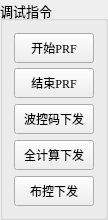
      <widget class="QGroupBox" name="debugCommandGroup">
       <property name="sizePolicy">
        <sizepolicy hsizetype="Fixed" vsizetype="Fixed">
         <horstretch>0</horstretch>
         <verstretch>0</verstretch>
        </sizepolicy>
       </property>
       <property name="maximumSize">
        <size>
         <width>100</width>
         <height>240</height>
        </size>
       </property>
       <property name="font">
        <font>
         <family>Times New Roman</family>
         <pointsize>10</pointsize>
        </font>
       </property>
       <property name="focusPolicy">
        <enum>Qt::WheelFocus</enum>
       </property>
       <property name="title">
        <string>调试指令</string>
       </property>
       <layout class="QVBoxLayout" name="debugCommandLayout">
        <property name="spacing">
         <number>6</number>
        </property>
        <item>
         <widget class="QPushButton" name="startPRFButton">
          <property name="minimumSize">
           <size>
            <width>0</width>
            <height>30</height>
           </size>
          </property>
          <property name="maximumSize">
           <size>
            <width>16777215</width>
            <height>28</height>
           </size>
          </property>
          <property name="font">
           <font>
            <family>Times New Roman</family>
            <pointsize>9</pointsize>
           </font>
          </property>
          <property name="focusPolicy">
           <enum>Qt::WheelFocus</enum>
          </property>
          <property name="text">
           <string>开始PRF</string>
          </property>
         </widget>
        </item>
        <item>
         <widget class="QPushButton" name="stopPRFButton">
          <property name="minimumSize">
           <size>
            <width>0</width>
            <height>30</height>
           </size>
          </property>
          <property name="maximumSize">
           <size>
            <width>16777215</width>
            <height>30</height>
           </size>
          </property>
          <property name="font">
           <font>
            <family>Times New Roman</family>
            <pointsize>9</pointsize>
           </font>
          </property>
          <property name="focusPolicy">
           <enum>Qt::WheelFocus</enum>
          </property>
          <property name="text">
           <string>结束PRF</string>
          </property>
         </widget>
        </item>
        <item>
         <widget class="QPushButton" name="waveControlSendButton">
          <property name="minimumSize">
           <size>
            <width>0</width>
            <height>30</height>
           </size>
          </property>
          <property name="maximumSize">
           <size>
            <width>16777215</width>
            <height>30</height>
           </size>
          </property>
          <property name="font">
           <font>
            <family>Times New Roman</family>
            <pointsize>9</pointsize>
           </font>
          </property>
          <property name="focusPolicy">
           <enum>Qt::WheelFocus</enum>
          </property>
          <property name="text">
           <string>波控码下发</string>
          </property>
         </widget>
        </item>
        <item>
         <widget class="QPushButton" name="waveControlSendButton_2">
          <property name="minimumSize">
           <size>
            <width>0</width>
            <height>30</height>
           </size>
          </property>
          <property name="maximumSize">
           <size>
            <width>16777215</width>
            <height>30</height>
           </size>
          </property>
          <property name="font">
           <font>
            <family>Times New Roman</family>
            <pointsize>9</pointsize>
           </font>
          </property>
          <property name="focusPolicy">
           <enum>Qt::WheelFocus</enum>
          </property>
          <property name="text">
           <string>全计算下发</string>
          </property>
         </widget>
        </item>
        <item>
         <widget class="QPushButton" name="waveControlSendButton_3">
          <property name="minimumSize">
           <size>
            <width>0</width>
            <height>30</height>
           </size>
          </property>
          <property name="maximumSize">
           <size>
            <width>16777215</width>
            <height>30</height>
           </size>
          </property>
          <property name="font">
           <font>
            <family>Times New Roman</family>
            <pointsize>9</pointsize>
           </font>
          </property>
          <property name="focusPolicy">
           <enum>Qt::WheelFocus</enum>
          </property>
          <property name="text">
           <string>布控下发</string>
          </property>
         </widget>
        </item>
       </layout>
      </widget>
